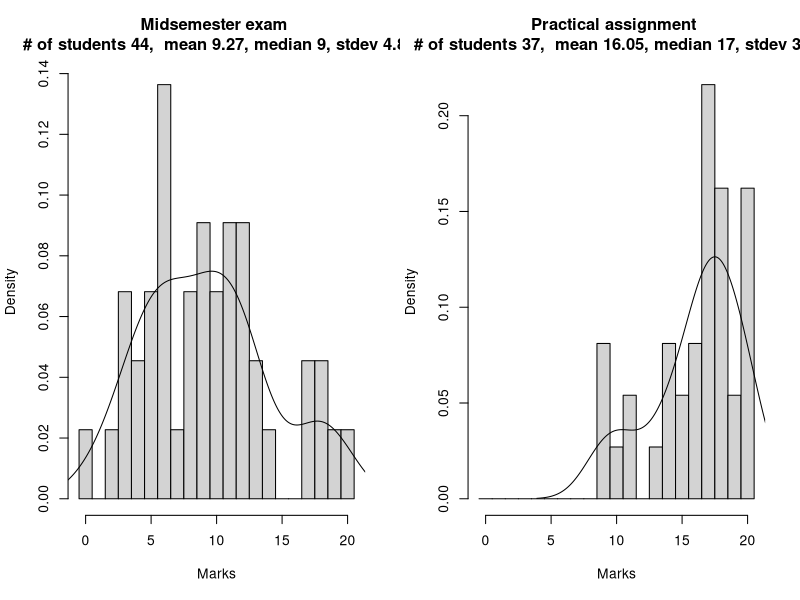

The R script that drew this image:
print("Generating markstats.pdf from marks.csv")

marksdata <- read.csv("marks.csv")
pdf(file='markstats.pdf', width=10, height=5)

layout(matrix(c(1,2,1,2), 2, 2, byrow = TRUE))
#layout.show(2)

midsemmarks <- na.omit(marksdata$Midsem.exam)
hist(midsemmarks,breaks=0:21-0.5,prob=TRUE,xlab="Marks",main=sprintf("Midsemester exam \n # of students %i,  mean %.2f, median %.0f, stdev %.2f", length(midsemmarks), mean(midsemmarks), median(midsemmarks), sd(midsemmarks)))
lines(density(midsemmarks,bw="SJ"))

pracmarks <- na.omit(marksdata$Practical.assignment)
hist(pracmarks,breaks=0:21-0.5,prob=TRUE,xlab="Marks",main=sprintf("Practical assignment \n # of students %i,  mean %.2f, median %.0f, stdev %.2f",length(pracmarks), mean(pracmarks), median(pracmarks), sd(pracmarks)))
lines(density(pracmarks,adjust=1.3))

dev.off()
